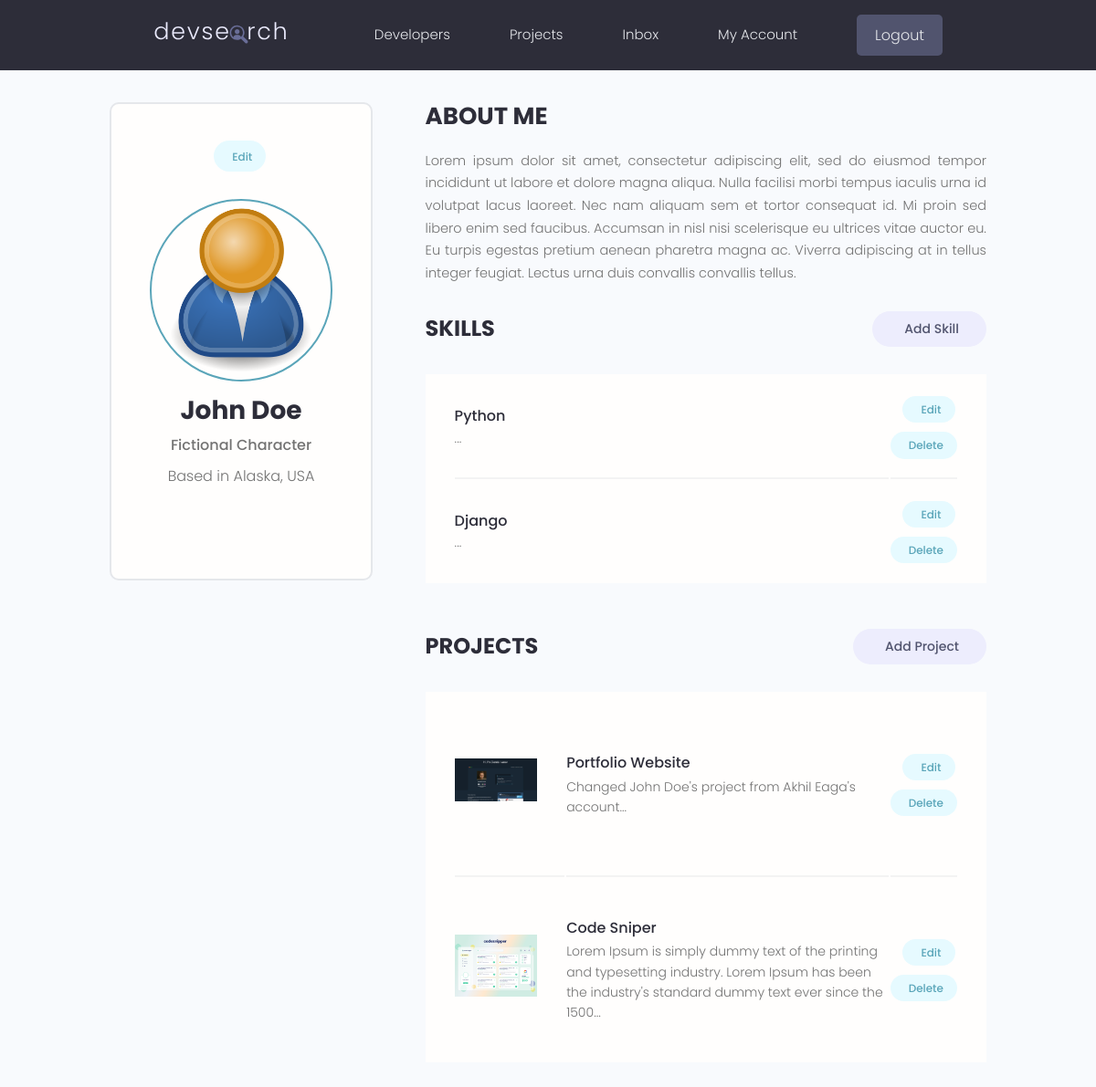
/account/ (signed in), run on the app's committed database.
### users/models.py (models this page shows, shortened)
class Profile(models.Model):
    user = models.OneToOneField(User, on_delete=models.CASCADE, null=True, blank=True)
    name = models.CharField(max_length=200, null=True, blank=True)
    email = models.EmailField(max_length=500, null=True, blank=True)
    username = models.CharField(max_length=200, null=True, blank=True)
    location = models.CharField(max_length=200, null=True, blank=True)
    short_intro = models.CharField(max_length=200, null=True, blank=True)
    bio = models.TextField(null=True, blank=True)
    profile_image = models.ImageField(null=True, blank=True, upload_to="profiles/", default="profiles/user-default.png")
    social_github = models.CharField(max_length=500, null=True, blank=True)
    social_stackoverflow = models.CharField(max_length=500, null=True, blank=True)
    social_twitter = models.CharField(max_length=500, null=True, blank=True)
    social_linkedin = models.CharField(max_length=500, null=True, blank=True)
    social_youtube = models.CharField(max_length=500, null=True, blank=True)
    social_website = models.CharField(max_length=500, null=True, blank=True)
    created = models.DateTimeField(auto_now_add=True)
    id = models.UUIDField(default=uuid.uuid4, unique=True, primary_key=True, editable=False)

class Skill(models.Model):
    owner = models.ForeignKey(Profile, on_delete=models.CASCADE, null=True, blank=True)
    name = models.CharField(max_length=200, null=True, blank=True)
    description = models.TextField(null=True, blank=True)
    created = models.DateTimeField(auto_now_add=True)
    id = models.UUIDField(default=uuid.uuid4, unique=True, primary_key=True, editable=False)

### projects/models.py (models this page shows, shortened)
class Project(models.Model):
    owner = models.ForeignKey(Profile, null=True, blank=True, on_delete=models.CASCADE)
    title = models.CharField(max_length=200)
    description = models.TextField(null=True, blank=True)
    featured_image = models.ImageField(null=True, blank=True, default="default.jpg")
    demo_link = models.CharField(max_length=2000, null=True, blank=True)
    source_link = models.CharField(max_length=2000, null=True, blank=True)
    tags = models.ManyToManyField('Tag', blank=True)
    vote_count = models.IntegerField(default=0, null=True, blank=True)
    vote_ratio = models.IntegerField(default=0, null=True, blank=True)
    created = models.DateTimeField(auto_now_add=True)
    id = models.UUIDField(default=uuid.uuid4, unique=True, primary_key=True, editable=False)
    class Meta:
        ordering = ["-vote_ratio", "-vote_count", 'title']
    @property
    def imageURL(self):
        try:
            url = self.featured_image.url
        except:
            url = ""
        return url

### users/views.py (the view)
# urls.py: path('account/', views.userAccount, name="account"),
@login_required(login_url='login')
def userAccount(request):
    profile = request.user.profile
    skills = profile.skill_set.all()
    projects = profile.project_set.all()
    context = {
        'profile': profile,
        'skills': skills,
        'projects': projects,
    }
    return render(request, 'users/account.html', context)

### users/templates/users/account.html (shortened to what this page needs)
{% extends 'main.html' %}
{% block content %}
<main class="settingsPage profile my-md">
  <div class="container">
    <div class="layout">
      <div class="column column--1of3">
        <div class="card text-center">
          <div class="card__body dev">
            <a class="tag tag--pill tag--main settings__btn" href="{% url 'edit-account' %}">
              Edit</a>
            <img class="avatar avatar--xl dev__avatar" src="{{profile.profile_image.url}}" />
            <h2 class="dev__name">{{ profile.name }}</h2>
            <p class="dev__title">{{ profile.short_intro }}</p>
            <p class="dev__location">Based in {{ profile.location }}</p>
          </div>
        </div>
      </div>
      <div class="column column--2of3">
        <div class="devInfo">
          <h3 class="devInfo__title">About Me</h3>
          <p class="devInfo__about">
            {{profile.bio}}
          </p>
        </div>
        <div class="settings">
          <h3 class="settings__title">Skills</h3>
          <a class="tag tag--pill tag--sub settings__btn tag--lg" href="{% url 'create-skill' %}"> Add Skill</a>
        </div>
        <table class="settings__table">
          {% for skill in skills %}
          <tr>
            <td class="settings__tableInfo">
              <h4>{{skill.name}}</h4>
              <p>{{skill.description|slice:"150"}}...</p>
            </td>
            <td class="settings__tableActions">
              <a class="tag tag--pill tag--main settings__btn" href="{% url 'update-skill' skill.id %}"> Edit</a>
              <a class="tag tag--pill tag--main settings__btn" href="{% url 'delete-skill' skill.id %}?next=/account">
                Delete</a>
            </td>
          </tr>
          {% endfor %}
        </table>
        <div class="settings">
          <h3 class="settings__title">Projects</h3>
          <a class="tag tag--pill tag--sub settings__btn tag--lg" href="{% url 'create-project' %}"> Add Project</a>
        </div>
        <table class="settings__table">
          {% for project in projects %}
          <tr>
            <td class="settings__thumbnail">
              <a href="{% url 'project' project.id %}"><img src="{{project.imageURL}}"
                  alt="Project Thumbnail" /></a>
            </td>
            <td class="settings__tableInfo">
              <a href="{% url 'project' project.id %}">{{project.title}}</a>
              <p>{{project.description|slice:"150"}}...</p>
            </td>
            <td class="settings__tableActions">
              <a class="tag tag--pill tag--main settings__btn" href="{% url 'update-project' project.id %}"> Edit</a>
              <a class="tag tag--pill tag--main settings__btn"
                href="{% url 'delete-project' project.id %}?next=/account">
                Delete</a>
            </td>
          </tr>
          {% endfor %}
        </table>
      </div>
    </div>
  </div>
</main>
{% endblock content%}

### static/styles/app.css (style rules this page uses)
:root { --color-sub: #2d2d39; }
.card { border: 2px solid var(--color-light); }
img { width: 100%; }
.profile .card > .dev { padding: 4rem; }
.dev__avatar { display: block; margin: auto; }
.dev__name { color: var(--color-sub); font-size: 2.8rem; font-weight: 700; margin-top: 1rem; margin-bottom: 0.5rem; }
.dev__title { font-size: 1.6rem; font-weight: 500; line-height: 1.3; }
.dev__location { margin-top: 1rem; }
.devInfo { margin-bottom: 3rem; }
.devInfo__title, .devInfo__subtitle { font-size: 2.6rem; color: var(--color-sub); text-transform: uppercase; font-weight: 700; margin-bottom: 1.5rem; }
.devInfo__about, .devSkill__info { font-size: 1.45rem; line-height: 1.7; text-align: justify; }
.settingsPage .dev > .settings__btn { display: inline-block; margin-bottom: 3rem; }
.settings { display: flex; justify-content: space-between; align-items: center; }
.settings__title { font-size: 2.4rem; text-transform: uppercase; font-weight: 700; color: var(--color-sub); }
.settings__table { margin-top: 3rem; margin-bottom: 5rem; padding: 0 3rem; background: var(--color-white); }
.settings__table tr { width: 100%; }
.settings__table tr > td { padding: 2rem 0; }
.settings__table tr:not(:last-child) td { border-bottom: 2px solid var(--color-white-light); }
.settings__thumbnail { width: 23%; min-width: 10rem; }
.settings__thumbnail img { padding-right: 3rem; height: 15rem; object-fit: contain; }
.settings__tableInfo { width: 100%; }
.settings__tableInfo h4, .settings__tableInfo a { padding-right: 1rem; width: auto; font-size: 1.6rem; font-weight: 500; color: var(--color-sub); }
.settings__tableInfo p { font-size: 1.4rem; }
.settings__tableActions { text-align: right; }

### static/uikit/styles/modules/_variables.css (style rules this page uses)
:root { --color-main: #5aa5b9; --color-main-light: #e6faff; --color-sub: #3f4156; --color-sub-light: #51546e; --color-sub-lighter: #ededfd; --color-text: #737373; --color-gray: #8b8b8b; --color-light: #e5e7eb; --color-light-gray: #767676; --color-bg: #f8fafd; --color-white: #fffefd; --color-white-light: #f3f3f3; --color-success: #359e64; --color-success-bg: #def8e8; --color-error: #fc4b0b; --color-error-bg: #fff2ee; --font-base: 'Poppins', arial, helvetica, 'Segoe UI', roboto, ubuntu, sans-serif; --font-monospace: 'Fira Code', 'Courier New', courier, monospace; --font-regular: 300; --font-medium: 500; --font-bold: 700; --generic-shadow: 1px 1px 5px #00000010; --generic-transition: all 0.3s ease-in-out; }

### static/uikit/styles/modules/_base.css (style rules this page uses)
* { margin: 0; padding: 0; box-sizing: border-box; text-rendering: optimizeLegibility; color: inherit; font-size: inherit; }
html { font-size: 50%; }
@media only screen and (min-width: 480px) { html { font-size: 56.25%; } }
@media only screen and (min-width: 1200px) { html { font-size: 62.5%; } }
body { line-height: 1.6; font-weight: 400; font-size: 1.5rem; color: var(--color-text); background-color: var(--color-bg); min-height: 100vh; }

### static/uikit/styles/modules/_typography.css (style rules this page uses)
* { font-family: var(--font-base); }
h2 { font-size: 3.6rem; font-weight: var(--font-bold); }
h3 { font-size: 3.2rem; font-weight: var(--font-medium); }
h4 { font-size: 2.8rem; font-weight: var(--font-medium); }
p, span, strong { font-size: 1.6rem; color: var(--color-text); font-weight: var(--font-regular); }
a { padding-bottom: 2px; text-decoration: none; display: inline-block; color: var(--color-main); font-weight: var(--font-medium); }

### static/uikit/styles/modules/_utilities.css (style rules this page uses)
.container { width: 92%; max-width: 165rem; margin: 0 auto; box-sizing: border-box; }
@media screen and (min-width: 1000px) { .container { width: 90%; } }
@media screen and (min-width: 1200px) { .container { width: 80%; } }
.text-center { text-align: center; }
.my-md { margin: 3rem auto; }

### static/uikit/styles/modules/_avatar.css (style rules this page uses)
.avatar { border-radius: 50%; border: 2px solid var(--color-main); object-fit: cover; }
.avatar--xl { height: 20rem; width: 20rem; }

### static/uikit/styles/modules/_card.css (style rules this page uses)
.card { border-radius: 1rem; background-color: var(--color-white); border: 1.5px solid var(--color-light); width: auto; height: auto; margin-top: 0.5rem; margin-bottom: 0.5rem; overflow: hidden; }
.card__body, .card__header { padding: 2rem 2.5rem; }

### static/uikit/styles/modules/_layout.css (style rules this page uses)
.layout { display: flex; flex-flow: row wrap; justify-content: space-between; }
.layout > .column { margin-bottom: 3rem; }
.layout > .column.column--1of3 { flex-basis: 30%; }
.layout > .column.column--2of3 { flex-basis: 64%; }

### data on the page
Profile: profile_image (placeholder picture), name "John Doe", short_intro "Fictional Character", location "Alaska, USA", bio "Lorem ipsum dolor sit amet, consectetur adipiscing elit, sed do eiusmod tempor incididunt ut labore et dolore magna aliqua. Nulla facilisi morbi tempus iaculis urna id volutpat lacus laoreet. Nec nam aliquam sem et tortor consequat id. Mi proin sed libero enim sed faucibus. Accumsan in nisl nisi scelerisque eu ultrices vitae auctor eu. Eu turpis egestas pretium aenean pharetra magna ac. Viverra adipiscing at in tellus integer feugiat. Lectus urna duis convallis convallis tellus."
Skill: name "Python"
Skill: name "Django"
Project: imageURL (picture), title "Portfolio Website", description "Changed John Doe's project from Akhil Eaga's account"
Project: imageURL (picture), title "Code Sniper", description "Lorem Ipsum is simply dummy text of the printing and typesetting industry. Lorem Ipsum has been the industry's standard dummy text ever since the 1500"
